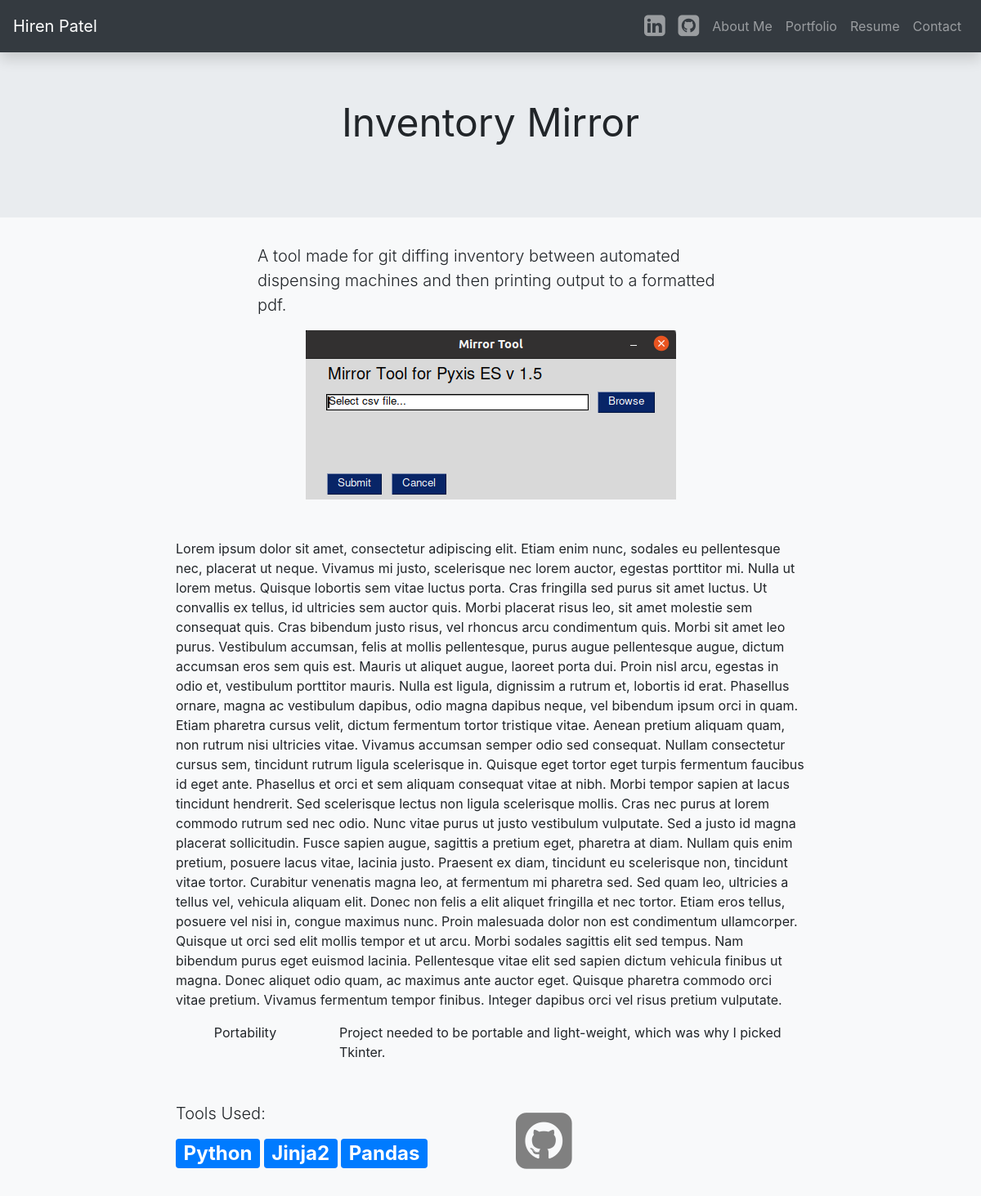
/project/1/, run on the app's committed database.
### resume/models.py (models this page shows, shortened)
class ResumeProject(models.Model):
    start_date = models.DateField(("Start Date"), auto_now=False, auto_now_add=False)
    ongoing = models.BooleanField(("Ongoing"))
    name = models.CharField(("Title"), max_length=50, null=False, blank=False)
    quick_blurb = models.CharField(
        ("Quick Blurb"), max_length=200, null=False, blank=False
    )
    long_description = models.TextField(("Long Description"), blank=True)
    git_link = models.CharField(("Git Link"), max_length=200)
    main_img = models.ImageField(("Image Upload"), upload_to="resume")
    difficulty = models.IntegerField(("Difficulty"), default=0)
    tools_used = models.ManyToManyField("resume.ToolsUsed", verbose_name=("Tools Used"))
    class Meta:
        verbose_name = "ResumeProject"
        verbose_name_plural = "ResumeProjects"

class ResumeProjectDetail(models.Model):
    associated_project = models.ForeignKey(ResumeProject, on_delete=models.CASCADE)
    detail_short = models.CharField(("Short Detail"), max_length=100)
    explanation = models.CharField(("Longer Explanation"), max_length=250)
    class Meta:
        verbose_name = "ResumeProjectDetail"
        verbose_name_plural = "ResumeProjectDetails"

class ToolsUsed(models.Model):
    tool_name = models.CharField(("Tool Name"), max_length=50)
    tool_color = models.CharField(("Tool Color"), max_length=50)

### resume/views.py (the view)
# urls.py: path("project/<pk>/", ProjectDetailView.as_view(), name="project"),
class ProjectDetailView(DetailView):
    model = ResumeProject
    context_object_name = "project"
    template_name = "project_detail.html"
    def get_queryset(self):
        return (
            ResumeProject.objects.filter(pk=self.kwargs["pk"])
            .select_related()
            .prefetch_related()
        )

### templates/project_detail.html
{% extends 'main.html' %} {% block main_content %} {% load static %}
<div class="container-fluid bg-light extended_bottom">
  <div class="row justify-content-center project-title-block">
    <div class="col text-center">
      <p>{{project.name}}</p>
    </div>
  </div>
  <div class="row justify-content-center">
    <div class="col-sm-6">
      <p class="lead">{{project.quick_blurb}}</p>
    </div>
  </div>
  <div class="row justify-content-center">
    <div class="col-sm-8 text-center">
      <img src="{{project.main_img.url}}" class="img-fluid" />
    </div>
  </div>
  <div class="row justify-content-center mt-5">
    <div class="col-sm-8 text-center">
      <p class="text-sm-left">
        Lorem ipsum dolor sit amet, consectetur adipiscing elit. Etiam enim
        nunc, sodales eu pellentesque nec, placerat ut neque. Vivamus mi justo,
        scelerisque nec lorem auctor, egestas porttitor mi. Nulla ut lorem
        metus. Quisque lobortis sem vitae luctus porta. Cras fringilla sed purus
        sit amet luctus. Ut convallis ex tellus, id ultricies sem auctor quis.
        Morbi placerat risus leo, sit amet molestie sem consequat quis. Cras
        bibendum justo risus, vel rhoncus arcu condimentum quis. Morbi sit amet
        leo purus. Vestibulum accumsan, felis at mollis pellentesque, purus
        augue pellentesque augue, dictum accumsan eros sem quis est. Mauris ut
        aliquet augue, laoreet porta dui. Proin nisl arcu, egestas in odio et,
        vestibulum porttitor mauris. Nulla est ligula, dignissim a rutrum et,
        lobortis id erat. Phasellus ornare, magna ac vestibulum dapibus, odio
        magna dapibus neque, vel bibendum ipsum orci in quam. Etiam pharetra
        cursus velit, dictum fermentum tortor tristique vitae. Aenean pretium
        aliquam quam, non rutrum nisi ultricies vitae. Vivamus accumsan semper
        odio sed consequat. Nullam consectetur cursus sem, tincidunt rutrum
        ligula scelerisque in. Quisque eget tortor eget turpis fermentum
        faucibus id eget ante. Phasellus et orci et sem aliquam consequat vitae
        at nibh. Morbi tempor sapien at lacus tincidunt hendrerit. Sed
        scelerisque lectus non ligula scelerisque mollis. Cras nec purus at
        lorem commodo rutrum sed nec odio. Nunc vitae purus ut justo vestibulum
        vulputate. Sed a justo id magna placerat sollicitudin. Fusce sapien
        augue, sagittis a pretium eget, pharetra at diam. Nullam quis enim
        pretium, posuere lacus vitae, lacinia justo. Praesent ex diam, tincidunt
        eu scelerisque non, tincidunt vitae tortor. Curabitur venenatis magna
        leo, at fermentum mi pharetra sed. Sed quam leo, ultricies a tellus vel,
        vehicula aliquam elit. Donec non felis a elit aliquet fringilla et nec
        tortor. Etiam eros tellus, posuere vel nisi in, congue maximus nunc.
        Proin malesuada dolor non est condimentum ullamcorper. Quisque ut orci
        sed elit mollis tempor et ut arcu. Morbi sodales sagittis elit sed
        tempus. Nam bibendum purus eget euismod lacinia. Pellentesque vitae elit
        sed sapien dictum vehicula finibus ut magna. Donec aliquet odio quam, ac
        maximus ante auctor eget. Quisque pharetra commodo orci vitae pretium.
        Vivamus fermentum tempor finibus. Integer dapibus orci vel risus pretium
        vulputate.
      </p>
    </div>
  </div>
  {% for detail in project.resumeprojectdetail_set.all %}
  <div class="row justify-content-center extended_bottom">
    <div class="col-sm-2 text-center">{{detail.detail_short}}</div>
    <div class="col-sm-6 text-left">{{detail.explanation}}</div>
  </div>
  {% endfor %}
  <div class="row justify-content-center">
    <div class="col-sm-4">
      <p class="lead">Tools Used:</p>
      {% for tool in project.tools_used.all %}
      <span class="badge badge-primary badge-font-big">{{tool.tool_name}}</span>
      {% endfor %}
    </div>
    <div class="col-sm-4">
      <a class="nav-link" href="{{project.git_link}}"
        ><i
          class="fa fa-github-square fa-6 fa-icon-bigger fa-grey"
          aria-hidden="true"
        ></i
      ></a>
    </div>
  </div>
</div>
{% endblock main_content %}

### resume/static/portfolio/main.css (style rules this page uses)
.project-title-block { background-color: #e9ecef; font-size: 3rem !important; padding: 4rem; margin-bottom: 2rem; }
.extended_bottom { padding-bottom: 3rem; }
.badge-font-big { font-size: 1.5em; }
.fa-icon-bigger { font-size: 5rem; }
.fa-grey { color: gray; }

### data on the page
ResumeProject: name "Inventory Mirror", quick_blurb "A tool made for git diffing inventory between automated dispensing machines and then printing output to a formatted pdf.", main_img (picture)
ResumeProjectDetail: detail_short "Portability", explanation "Project needed to be portable and light-weight, which was why I picked Tkinter."
ToolsUsed: tool_name "Python"
ToolsUsed: tool_name "Jinja2"
ToolsUsed: tool_name "Pandas"
